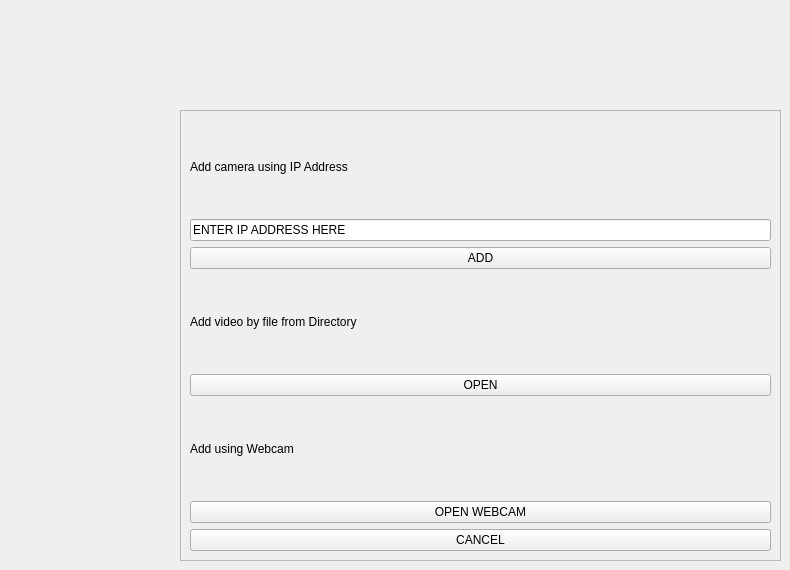
              <widget class="QWidget" name="dialog_page">
               <widget class="QFrame" name="frame">
                <property name="geometry">
                 <rect>
                  <x>180</x>
                  <y>110</y>
                  <width>601</width>
                  <height>451</height>
                 </rect>
                </property>
                <property name="frameShape">
                 <enum>QFrame::StyledPanel</enum>
                </property>
                <property name="frameShadow">
                 <enum>QFrame::Raised</enum>
                </property>
                <layout class="QVBoxLayout" name="verticalLayout_9">
                 <item>
                  <widget class="QLabel" name="addIPCam_label">
                   <property name="text">
                    <string>Add camera using IP Address</string>
                   </property>
                  </widget>
                 </item>
                 <item>
                  <widget class="QLineEdit" name="addIPCam_field">
                   <property name="text">
                    <string>ENTER IP ADDRESS HERE</string>
                   </property>
                  </widget>
                 </item>
                 <item>
                  <widget class="QPushButton" name="addIPCam_pushButton">
                   <property name="text">
                    <string>ADD</string>
                   </property>
                  </widget>
                 </item>
                 <item>
                  <widget class="QLabel" name="openDir_label">
                   <property name="text">
                    <string>Add video by file from Directory</string>
                   </property>
                  </widget>
                 </item>
                 <item>
                  <widget class="QPushButton" name="openDir_pushButton">
                   <property name="text">
                    <string>OPEN</string>
                   </property>
                  </widget>
                 </item>
                 <item>
                  <widget class="QLabel" name="openWebcam_label">
                   <property name="text">
                    <string>Add using Webcam</string>
                   </property>
                  </widget>
                 </item>
                 <item>
                  <widget class="QPushButton" name="openWebcam_pushButton">
                   <property name="text">
                    <string>OPEN WEBCAM</string>
                   </property>
                  </widget>
                 </item>
                 <item>
                  <widget class="QPushButton" name="cancel_PushButton">
                   <property name="text">
                    <string>CANCEL</string>
                   </property>
                  </widget>
                 </item>
                </layout>
               </widget>
              </widget>
